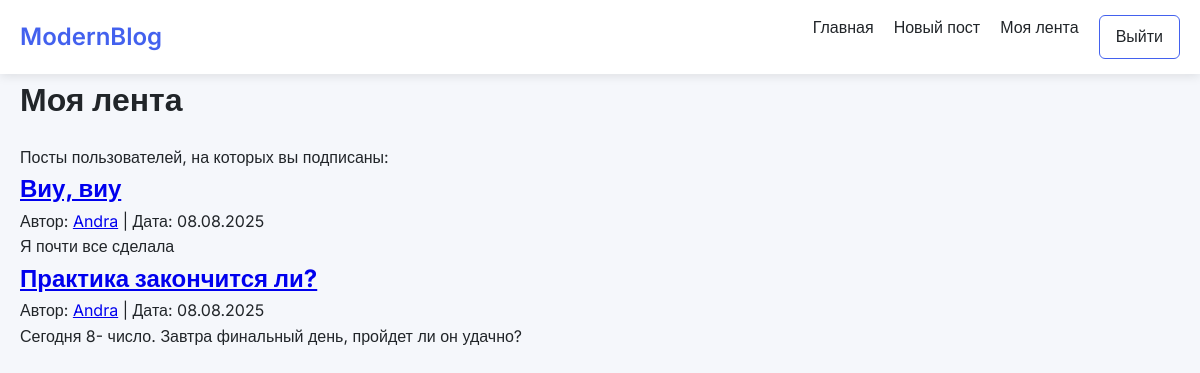
The app's page /feed (signed in) with its own data.
### app.py (models this page shows)
class Post(db.Model):
    id = db.Column(db.Integer, primary_key=True)
    title = db.Column(db.String(100), nullable=False)
    content = db.Column(db.Text, nullable=False)
    date_posted = db.Column(db.DateTime, nullable=False, default=datetime.utcnow)
    is_public = db.Column(db.Boolean, default=True)
    tags = db.Column(db.String(200))
    user_id = db.Column(db.Integer, db.ForeignKey('user.id'), nullable=False)
    comments = db.relationship('Comment', backref='post', lazy=True)

class User(UserMixin, db.Model):
    id = db.Column(db.Integer, primary_key=True)
    username = db.Column(db.String(80), unique=True, nullable=False)
    password = db.Column(db.String(120), nullable=False)
    posts = db.relationship('Post', backref='author', lazy=True)
    comments = db.relationship('Comment', backref='author', lazy=True)
    following = db.relationship('Follow', foreign_keys='Follow.follower_id', backref='follower', lazy=True)
    followers = db.relationship('Follow', foreign_keys='Follow.followed_id', backref='followed', lazy=True)

### app.py (the view)
@app.route('/feed')
@login_required
def feed():
    following = Follow.query.filter_by(follower_id=current_user.id).all()
    following_ids = [f.followed_id for f in following]
    posts = Post.query.filter(Post.user_id.in_(following_ids)).order_by(Post.date_posted.desc()).all()
    return render_template('feed.html', posts=posts)

### app.py (called while the page is built)
@login_manager.user_loader
def load_user(user_id):
    return User.query.get(int(user_id))

### templates/feed.html (shortened to what this page needs)
{% extends "base.html" %}
{% block content %}
<h1>Моя лента</h1>
{% if posts %}
<p>Посты пользователей, на которых вы подписаны:</p>
{% for post in posts %}
<div class="post">
    <h2><a href="{{ url_for('view_post', post_id=post.id) }}">{{ post.title }}</a></h2>
    <div class="meta">
        Автор: <a href="#">{{ post.author.username }}</a> |
        Дата: {{ post.date_posted.strftime('%d.%m.%Y') }}
    </div>
    <p>{{ post.content[:150] }}{% if post.content|length > 150 %}...{% endif %}</p>
</div>
{% endfor %}
{% else %}
<p>Вы ни на кого не подписаны. Подпишитесь на пользователей, чтобы видеть их посты здесь.</p>
{% endif %}
{% endblock %}

### templates/base.html (style rules this page uses)
:root { --primary: #4361ee; --secondary: #3f37c9; --light: #f8f9fa; --dark: #212529; --gray: #6c757d; --success: #4bb543; --danger: #ff3333; }
* { margin: 0; padding: 0; box-sizing: border-box; }
body { font-family: 'Inter', sans-serif; line-height: 1.6; color: var(--dark); background-color: #f5f7fb; padding: 0; margin: 0; }
h1 { font-size: 2rem; margin-bottom: 20px; }

### records on screen
Post: title "Виу, виу", author.username "Andra", date_posted "08.08.2025", content "Я почти все сделала"
Post: title "Практика закончится ли?", author.username "Andra", date_posted "08.08.2025", content "Сегодня 8- число. Завтра финальный день, пройдет ли он удачно?"
